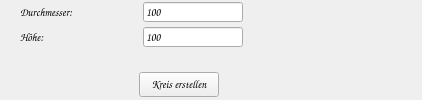
      <widget class="QWidget" name="tab_kreis">
       <property name="sizePolicy">
        <sizepolicy hsizetype="Preferred" vsizetype="Preferred">
         <horstretch>0</horstretch>
         <verstretch>0</verstretch>
        </sizepolicy>
       </property>
       <property name="minimumSize">
        <size>
         <width>400</width>
         <height>100</height>
        </size>
       </property>
       <property name="maximumSize">
        <size>
         <width>800</width>
         <height>200</height>
        </size>
       </property>
       <attribute name="title">
        <string>Kreis erstellen</string>
       </attribute>
       <layout class="QVBoxLayout" name="verticalLayout_2">
        <property name="spacing">
         <number>0</number>
        </property>
        <property name="topMargin">
         <number>0</number>
        </property>
        <property name="bottomMargin">
         <number>0</number>
        </property>
        <item>
         <widget class="QWidget" name="wg_durchmesser" native="true">
          <property name="minimumSize">
           <size>
            <width>400</width>
            <height>20</height>
           </size>
          </property>
          <property name="maximumSize">
           <size>
            <width>600</width>
            <height>25</height>
           </size>
          </property>
          <layout class="QHBoxLayout" name="horizontalLayout_7">
           <property name="spacing">
            <number>0</number>
           </property>
           <property name="topMargin">
            <number>0</number>
           </property>
           <property name="bottomMargin">
            <number>0</number>
           </property>
           <item>
            <widget class="QLabel" name="lb_durchmesser">
             <property name="minimumSize">
              <size>
               <width>80</width>
               <height>20</height>
              </size>
             </property>
             <property name="maximumSize">
              <size>
               <width>200</width>
               <height>25</height>
              </size>
             </property>
             <property name="font">
              <font>
               <family>Comic Sans MS</family>
               <pointsize>8</pointsize>
               <bold>false</bold>
              </font>
             </property>
             <property name="text">
              <string>Durchmesser:</string>
             </property>
             <property name="alignment">
              <set>Qt::AlignmentFlag::AlignLeading|Qt::AlignmentFlag::AlignLeft|Qt::AlignmentFlag::AlignVCenter</set>
             </property>
            </widget>
           </item>
           <item>
            <spacer name="horizontalSpacer_20">
             <property name="orientation">
              <enum>Qt::Orientation::Horizontal</enum>
             </property>
             <property name="sizeType">
              <enum>QSizePolicy::Policy::Fixed</enum>
             </property>
             <property name="sizeHint" stdset="0">
              <size>
               <width>43</width>
               <height>20</height>
              </size>
             </property>
            </spacer>
           </item>
           <item>
            <widget class="QLineEdit" name="le_durchmesser">
             <property name="sizePolicy">
              <sizepolicy hsizetype="Fixed" vsizetype="Fixed">
               <horstretch>0</horstretch>
               <verstretch>0</verstretch>
              </sizepolicy>
             </property>
             <property name="minimumSize">
              <size>
               <width>100</width>
               <height>20</height>
              </size>
             </property>
             <property name="maximumSize">
              <size>
               <width>150</width>
               <height>20</height>
              </size>
             </property>
             <property name="font">
              <font>
               <family>Comic Sans MS</family>
               <pointsize>8</pointsize>
               <bold>false</bold>
              </font>
             </property>
             <property name="text">
              <string>100</string>
             </property>
            </widget>
           </item>
           <item>
            <spacer name="horizontalSpacer_22">
             <property name="orientation">
              <enum>Qt::Orientation::Horizontal</enum>
             </property>
             <property name="sizeHint" stdset="0">
              <size>
               <width>40</width>
               <height>20</height>
              </size>
             </property>
            </spacer>
           </item>
          </layout>
         </widget>
        </item>
        <item>
         <widget class="QWidget" name="wg_z_kreis" native="true">
          <property name="minimumSize">
           <size>
            <width>400</width>
            <height>20</height>
           </size>
          </property>
          <property name="maximumSize">
           <size>
            <width>600</width>
            <height>25</height>
           </size>
          </property>
          <layout class="QHBoxLayout" name="horizontalLayout_6">
           <property name="spacing">
            <number>0</number>
           </property>
           <property name="topMargin">
            <number>0</number>
           </property>
           <property name="bottomMargin">
            <number>0</number>
           </property>
           <item>
            <widget class="QLabel" name="lb_kreis_hoehe">
             <property name="minimumSize">
              <size>
               <width>80</width>
               <height>20</height>
              </size>
             </property>
             <property name="maximumSize">
              <size>
               <width>200</width>
               <height>25</height>
              </size>
             </property>
             <property name="font">
              <font>
               <family>Comic Sans MS</family>
               <pointsize>8</pointsize>
               <bold>false</bold>
              </font>
             </property>
             <property name="text">
              <string>Höhe:             </string>
             </property>
             <property name="alignment">
              <set>Qt::AlignmentFlag::AlignLeading|Qt::AlignmentFlag::AlignLeft|Qt::AlignmentFlag::AlignVCenter</set>
             </property>
            </widget>
           </item>
           <item>
            <spacer name="horizontalSpacer_21">
             <property name="orientation">
              <enum>Qt::Orientation::Horizontal</enum>
             </property>
             <property name="sizeType">
              <enum>QSizePolicy::Policy::Fixed</enum>
             </property>
             <property name="sizeHint" stdset="0">
              <size>
               <width>43</width>
               <height>20</height>
              </size>
             </property>
            </spacer>
           </item>
           <item>
            <widget class="QLineEdit" name="le_z_kreis">
             <property name="sizePolicy">
              <sizepolicy hsizetype="Fixed" vsizetype="Fixed">
               <horstretch>0</horstretch>
               <verstretch>0</verstretch>
              </sizepolicy>
             </property>
             <property name="minimumSize">
              <size>
               <width>100</width>
               <height>20</height>
              </size>
             </property>
             <property name="maximumSize">
              <size>
               <width>150</width>
               <height>20</height>
              </size>
             </property>
             <property name="font">
              <font>
               <family>Comic Sans MS</family>
               <pointsize>8</pointsize>
               <bold>false</bold>
              </font>
             </property>
             <property name="text">
              <string>100</string>
             </property>
            </widget>
           </item>
           <item>
            <spacer name="horizontalSpacer_23">
             <property name="orientation">
              <enum>Qt::Orientation::Horizontal</enum>
             </property>
             <property name="sizeHint" stdset="0">
              <size>
               <width>40</width>
               <height>20</height>
              </size>
             </property>
            </spacer>
           </item>
          </layout>
         </widget>
        </item>
        <item>
         <spacer name="verticalSpacer">
          <property name="orientation">
           <enum>Qt::Orientation::Vertical</enum>
          </property>
          <property name="sizeType">
           <enum>QSizePolicy::Policy::Fixed</enum>
          </property>
          <property name="sizeHint" stdset="0">
           <size>
            <width>20</width>
            <height>22</height>
           </size>
          </property>
         </spacer>
        </item>
        <item>
         <widget class="QWidget" name="wg_button_kreis" native="true">
          <property name="minimumSize">
           <size>
            <width>0</width>
            <height>20</height>
           </size>
          </property>
          <property name="maximumSize">
           <size>
            <width>16777215</width>
            <height>25</height>
           </size>
          </property>
          <layout class="QHBoxLayout" name="horizontalLayout_5">
           <property name="spacing">
            <number>0</number>
           </property>
           <property name="topMargin">
            <number>0</number>
           </property>
           <property name="bottomMargin">
            <number>0</number>
           </property>
           <item>
            <spacer name="horizontalSpacer_4">
             <property name="orientation">
              <enum>Qt::Orientation::Horizontal</enum>
             </property>
             <property name="sizeType">
              <enum>QSizePolicy::Policy::Fixed</enum>
             </property>
             <property name="sizeHint" stdset="0">
              <size>
               <width>119</width>
               <height>20</height>
              </size>
             </property>
            </spacer>
           </item>
           <item>
            <widget class="QPushButton" name="pb_kreis">
             <property name="minimumSize">
              <size>
               <width>80</width>
               <height>20</height>
              </size>
             </property>
             <property name="maximumSize">
              <size>
               <width>100</width>
               <height>25</height>
              </size>
             </property>
             <property name="font">
              <font>
               <family>Comic Sans MS</family>
               <pointsize>8</pointsize>
               <bold>false</bold>
               <kerning>true</kerning>
              </font>
             </property>
             <property name="text">
              <string>Kreis erstellen</string>
             </property>
            </widget>
           </item>
           <item>
            <spacer name="horizontalSpacer_2">
             <property name="orientation">
              <enum>Qt::Orientation::Horizontal</enum>
             </property>
             <property name="sizeHint" stdset="0">
              <size>
               <width>40</width>
               <height>20</height>
              </size>
             </property>
            </spacer>
           </item>
          </layout>
         </widget>
        </item>
       </layout>
      </widget>
